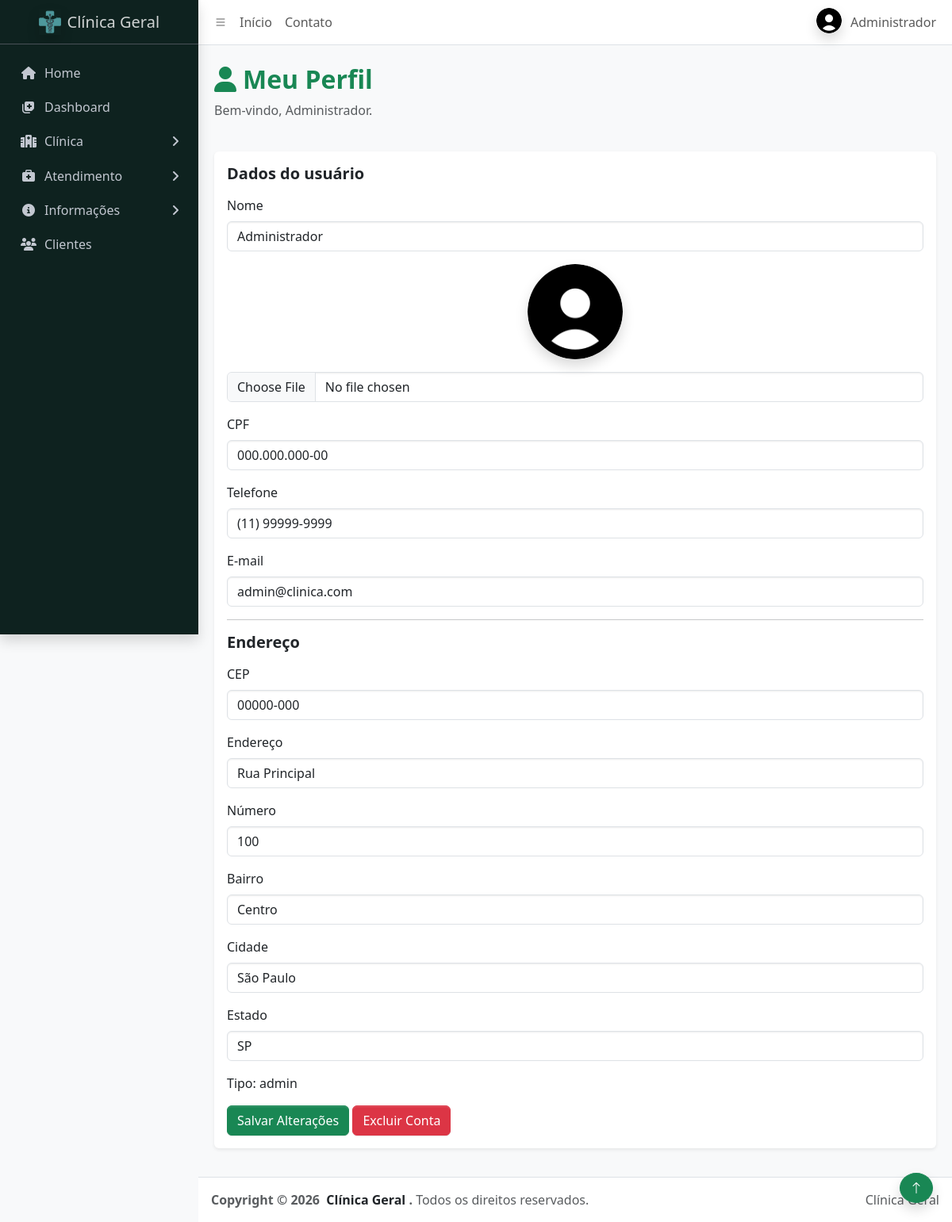
Screenshot of /cliente/perfil.php (signed in) with the database file from the repository.
### tables this page shows
CREATE TABLE usuarios (
    id INT AUTO_INCREMENT PRIMARY KEY,

    nome VARCHAR(120) NOT NULL,
    cpf VARCHAR(14) UNIQUE NOT NULL,
    email VARCHAR(150) NOT NULL UNIQUE,
    telefone VARCHAR(20),

    cep VARCHAR(9),
    endereco VARCHAR(150),
    numero VARCHAR(10),
    bairro VARCHAR(100),
    cidade VARCHAR(100),
    estado CHAR(2),

    foto VARCHAR(255) DEFAULT 'assets/img/padrao.png',

    senha VARCHAR(255) NOT NULL,
    tipo ENUM('admin','cliente') NOT NULL DEFAULT 'cliente',

    criado_em TIMESTAMP DEFAULT CURRENT_TIMESTAMP
);

### auth/funcs.php (called while the page is built, shortened)
<?php
function url_path(string $relativePath): string
{
    return '/ClinicaPHP/' . ltrim($relativePath, '/');
}
function foto_usuario_url(?string $foto): string
{
    $caminhoFoto = $foto ?: 'assets/img/padrao.png';
    $url = url_path($caminhoFoto);
    $arquivoFoto = __DIR__ . '/../' . ltrim($caminhoFoto, '/');
    if (is_file($arquivoFoto)) {
        $url .= '?v=' . filemtime($arquivoFoto);
    }
    return $url;
}
function usuario_logado(): bool
{
    return !empty($_SESSION['usuario_id']);
 }
function usuario(): array
{
    return [
        'id' => $_SESSION['usuario_id'] ?? null,
        'nome' => $_SESSION['nome'] ?? '',
        'tipo' => $_SESSION['tipo'] ?? '',
        'foto' => $_SESSION['foto'] ?? '',
    ];
}
function is_admin(): bool
{
    return usuario_logado() && ($_SESSION['tipo'] ?? '') === 'admin';
}
function esc(string $valor): string
{
    return htmlspecialchars($valor, ENT_QUOTES, 'UTF-8');
}

### database/usuarios/usuario_funcs.php (called while the page is built, shortened)
<?php
require_once __DIR__ . '/../conexao.php';
function buscar_usuario_por_id(int $id): ?array
{
    global $conexao;
    $sql = 'SELECT * FROM usuarios WHERE id = :id LIMIT 1';
    $stmt = $conexao->prepare($sql);
    $stmt->execute([
        'id' => $id
    ]);
    $usuario = $stmt->fetch(PDO::FETCH_ASSOC);
    return $usuario ?: null;
}

### cliente/perfil.php (the view, shortened to what this page needs)
<?php
require_once __DIR__ . '/../database/usuarios/usuario_funcs.php';
$usuarioPerfil = buscar_usuario_por_id((int) $_SESSION['usuario_id']);
require_once __DIR__ . '/../partials/header.php';
?>
<main class="app-main">
    <div class="app-content mt-4">
        <div class="container">
            <div class="row mb-4">
                <div class="col-12">
                    <h2 class="fw-bold text-success">
                        <i class="fas fa-user me-2"></i>Meu Perfil
                    </h2>
                    <p class="text-muted">
                        Bem-vindo, <?= esc($usuarioPerfil['nome']); ?>.
                    </p>
                </div>
            </div>
            <div class="card shadow-sm border-0 w-100 mb-4">
                <div class="card-body">
                    <h5 class="fw-bold mb-3">Dados do usuário</h5>
                    <form action="<?= esc(url_path('database/usuarios/atualizar_usuario.php')) ?>" method="POST" enctype="multipart/form-data">
                        <div class="mb-3">
                            <label class="form-label">Nome</label>
                            <input
                                type="text"
                                name="nome"
                                class="form-control"
                                value="<?= esc($usuarioPerfil['nome']); ?>"
                                required>
                        </div>
                        <div class="mb-3 text-center">
                            <img src="<?= esc(foto_usuario_url($usuarioPerfil['foto'] ?? null)) ?>"
                                class="rounded-circle shadow mb-2"
                                width="120"
                                height="120"
                                alt="Foto de perfil">
                            <input
                                type="file"
                                name="foto"
                                class="form-control mt-2"
                                accept="image/jpeg,image/png,image/webp">
                        </div>
                        <div class="mb-3">
                            <label class="form-label">CPF</label>
                            <input
                                type="text"
                                name="cpf"
                                class="form-control"
                                value="<?= esc($usuarioPerfil['cpf'] ?? ''); ?>"
                                required>
                        </div>
                        <div class="mb-3">
                            <label class="form-label">Telefone</label>
                            <input
                                type="text"
                                name="telefone"
                                class="form-control"
                                value="<?= esc($usuarioPerfil['telefone'] ?? ''); ?>">
                        </div>
                        <div class="mb-3">
                            <label class="form-label">E-mail</label>
                            <input
                                type="email"
                                name="email"
                                class="form-control"
                                value="<?= esc($usuarioPerfil['email']); ?>"
                                required>
                        </div>
                        <hr>
                        <h5 class="fw-bold mb-3">Endereço</h5>
                        <div class="mb-3">
                            <label class="form-label">CEP</label>
                            <input
                                type="text"
                                name="cep"
                                class="form-control"
                                value="<?= esc($usuarioPerfil['cep'] ?? ''); ?>">
                        </div>
                        <div class="mb-3">
                            <label class="form-label">Endereço</label>
                            <input
                                type="text"
                                name="endereco"
                                class="form-control"
                                value="<?= esc($usuarioPerfil['endereco'] ?? ''); ?>">
                        </div>
                        <div class="mb-3">
                            <label class="form-label">Número</label>
                            <input
                                type="text"
                                name="numero"
                                class="form-control"
                                value="<?= esc($usuarioPerfil['numero'] ?? ''); ?>">
                        </div>
                        <div class="mb-3">
                            <label class="form-label">Bairro</label>
                            <input
                                type="text"
                                name="bairro"
                                class="form-control"
                                value="<?= esc($usuarioPerfil['bairro'] ?? ''); ?>">
                        </div>
                        <div class="mb-3">
                            <label class="form-label">Cidade</label>
                            <input
                                type="text"
                                name="cidade"
                                class="form-control"
                                value="<?= esc($usuarioPerfil['cidade'] ?? ''); ?>">
                        </div>
                        <div class="mb-3">
                            <label class="form-label">Estado</label>
                            <input
                                type="text"
                                name="estado"
                                class="form-control"
                                maxlength="2"
                                value="<?= esc($usuarioPerfil['estado'] ?? ''); ?>">
                        </div>
                        <p class="card-text">
                            Tipo: <?= esc($usuarioPerfil['tipo']); ?>
                        </p>
                        <button type="submit" class="btn btn-success">
                            Salvar Alterações
                        </button>
                        <a href="<?= esc(url_path('database/usuarios/excluir_usuario.php')) ?>"
                        class="btn btn-danger"
                        onclick="return confirm('Deseja realmente excluir sua conta?');">
                            Excluir Conta
                        </a>
                    </form>
                </div>
            </div>
        </div>
    </div>
</main>
<?php require_once __DIR__ . '/../partials/footer.php'; ?>

### partials/header.php (shortened to what this page needs)
<?php
require_once __DIR__ . '/../auth/funcs.php';
require_once __DIR__ . '/../database/usuarios/usuario_funcs.php';
$usuario = usuario();
if (usuario_logado()) {
    $usuarioAtualizado = buscar_usuario_por_id((int) $usuario['id']);
    if ($usuarioAtualizado) {
        $usuario = usuario();
    }
}
$fotoPerfil = 'assets/img/padrao.png';
if (
    usuario_logado() &&
    isset($usuario['foto']) &&
    !empty($usuario['foto'])
) {
    $fotoPerfil = $usuario['foto'];
}
?>
<!DOCTYPE html>
<html lang="pt-br">
<head>
    <link rel="stylesheet" href="<?= esc(url_path('css/adminlte.css')) ?>">
    <link rel="stylesheet" href="<?= esc(url_path('css/meucss.css')) ?>">
    <link rel="stylesheet" href="https://cdn.jsdelivr.net/npm/@fontsource/source-sans-3@5.0.12/index.css">
    <link rel="stylesheet" href="https://cdn.jsdelivr.net/npm/overlayscrollbars@2.11.0/styles/overlayscrollbars.min.css">
    <link rel="stylesheet" href="https://cdn.jsdelivr.net/npm/bootstrap-icons@1.13.1/font/bootstrap-icons.min.css">
    <link href="https://cdn.jsdelivr.net/npm/bootstrap@5.3.3/dist/css/bootstrap.min.css" rel="stylesheet">
    <link rel="stylesheet" href="https://cdnjs.cloudflare.com/ajax/libs/font-awesome/6.5.1/css/all.min.css">
</head>
<body class="layout-fixed sidebar-expand-lg sidebar-open bg-body-tertiary">
    <div class="app-wrapper">
        <nav class="app-header navbar navbar-expand bg-body">
            <div class="container-fluid">
                <ul class="navbar-nav">
                    <li class="nav-item">
                        <a class="nav-link" data-lte-toggle="sidebar" href="#" role="button">
                            <i class="bi bi-list"></i>
                        </a>
                    </li>
                    <li class="nav-item d-none d-md-block">
                        <a href="<?= esc(url_path('paginas/index.php')) ?>" class="nav-link">Início</a>
                    </li>
                    <li class="nav-item d-none d-md-block">
                        <a href="<?= esc(url_path('paginas/contato.php')) ?>" class="nav-link">Contato</a>
                    </li>
                </ul>
                <ul class="navbar-nav ms-auto">
                    <li class="nav-item dropdown user-menu">
                        <a href="#" class="nav-link dropdown-toggle" data-bs-toggle="dropdown">
                            <img src="<?= esc(foto_usuario_url($fotoPerfil)) ?>" class="user-image rounded-circle shadow" alt="Foto do usuário">
                            <span class="d-none d-md-inline">
                                <?= usuario_logado() ? esc($usuario['nome']) : 'Usuário' ?>
                            </span>
                        </a>
                    </li>
                </ul>
            </div>
        </nav>
        <aside class="app-sidebar cg-bg-primaria shadow" data-bs-theme="dark">
            <div class="sidebar-brand">
                <a href="<?= esc(url_path('paginas/index.php')) ?>" class="brand-link">
                    <img src="<?= esc(url_path('assets/img/logo-clinica.png')) ?>" alt="Clinica Logo" class="brand-image opacity-10 shadow">
                    <span class="brand-text fw-light">Clínica Geral</span>
                </a>
            </div>
            <div class="sidebar-wrapper">
                <nav class="mt-2">
                    <ul class="nav sidebar-menu flex-column" data-lte-toggle="treeview" role="navigation" data-accordion="false" id="navigation">
                        <li class="nav-item">
                            <a href="<?= esc(url_path('paginas/index.php')) ?>" class="nav-link">
                                <i class="nav-icon fas fa-home"></i>
                                <p>Home</p>
                            </a>
                        </li>
                        <?php if (is_admin()): ?>
                            <li class="nav-item">
                                <a href="<?= esc(url_path('admin/dashboard.php')) ?>" class="nav-link">
                                    <i class="nav-icon fas fa-notes-medical"></i>
                                    <p>Dashboard</p>
                                </a>
                            </li>
                        <?php endif; ?>
                        <li class="nav-item">
                            <a href="#" class="nav-link">
                                <i class="nav-icon fas fa-hospital"></i>
                                <p>
                                    Clínica
                                </p>
                            </a>
                        </li>
                        <li class="nav-item">
                            <a href="#" class="nav-link">
                                <i class="nav-icon fas fa-briefcase-medical"></i>
                                <p>
                                    Atendimento
                                </p>
                            </a>
                        </li>
                        <li class="nav-item">
                            <a href="#" class="nav-link">
                                <i class="nav-icon fas fa-circle-info"></i>
                                <p>
                                    Informações
                                </p>
                            </a>
                        </li>
                        <li class="nav-item">
                            <a href="<?= esc(url_path('paginas/clientes.php')) ?>" class="nav-link">
                                <i class="nav-icon fas fa-users"></i>
                                <p>Clientes</p>
                            </a>
                        </li>
                    </ul>
                </nav>
            </div>
        </aside>

### css/meucss.css (style rules this page uses)
:root { --cg-azul-turquesa: #0e221f; --cg-ciano: #68b8b4; }
.cg-bg-primaria { background-color: var(--cg-azul-turquesa) !important; }

### rows the page displays
usuarios: foto (picture), nome "Administrador", cpf "000.000.000-00", telefone "(11) 99999-9999", email "admin@clinica.com", cep "00000-000", endereco "Rua Principal", numero "100", bairro "Centro", cidade "São Paulo", estado "SP", tipo "admin"
